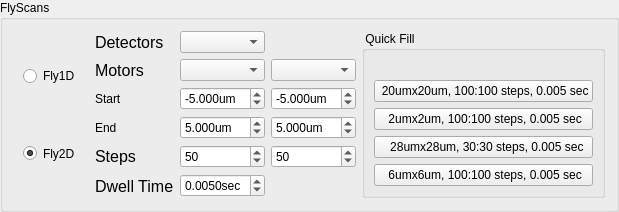
              <widget class="QGroupBox" name="groupBox_3">
               <property name="sizePolicy">
                <sizepolicy hsizetype="Preferred" vsizetype="Fixed">
                 <horstretch>0</horstretch>
                 <verstretch>0</verstretch>
                </sizepolicy>
               </property>
               <property name="styleSheet">
                <string notr="true"/>
               </property>
               <property name="title">
                <string>FlyScans</string>
               </property>
               <layout class="QGridLayout" name="gridLayout_8">
                <item row="0" column="1">
                 <widget class="QLabel" name="label_17">
                  <property name="sizePolicy">
                   <sizepolicy hsizetype="Preferred" vsizetype="Preferred">
                    <horstretch>0</horstretch>
                    <verstretch>0</verstretch>
                   </sizepolicy>
                  </property>
                  <property name="font">
                   <font>
                    <family>Segoe UI</family>
                    <pointsize>12</pointsize>
                    <italic>false</italic>
                    <bold>false</bold>
                   </font>
                  </property>
                  <property name="text">
                   <string>Detectors</string>
                  </property>
                 </widget>
                </item>
                <item row="0" column="2">
                 <widget class="QComboBox" name="cb_dets">
                  <property name="sizePolicy">
                   <sizepolicy hsizetype="Preferred" vsizetype="Fixed">
                    <horstretch>0</horstretch>
                    <verstretch>0</verstretch>
                   </sizepolicy>
                  </property>
                  <property name="toolTip">
                   <string comment="choose the detector system"/>
                  </property>
                 </widget>
                </item>
                <item row="1" column="1">
                 <widget class="QLabel" name="label_2">
                  <property name="sizePolicy">
                   <sizepolicy hsizetype="Preferred" vsizetype="Preferred">
                    <horstretch>0</horstretch>
                    <verstretch>0</verstretch>
                   </sizepolicy>
                  </property>
                  <property name="font">
                   <font>
                    <family>Segoe UI</family>
                    <pointsize>12</pointsize>
                    <italic>false</italic>
                    <bold>false</bold>
                   </font>
                  </property>
                  <property name="text">
                   <string>Motors</string>
                  </property>
                 </widget>
                </item>
                <item row="1" column="2">
                 <widget class="QComboBox" name="cb_motor1">
                  <property name="sizePolicy">
                   <sizepolicy hsizetype="Preferred" vsizetype="Fixed">
                    <horstretch>0</horstretch>
                    <verstretch>0</verstretch>
                   </sizepolicy>
                  </property>
                  <property name="toolTip">
                   <string>first motor to scan in 2D and Line scan motor</string>
                  </property>
                 </widget>
                </item>
                <item row="1" column="3">
                 <widget class="QComboBox" name="cb_motor2">
                  <property name="sizePolicy">
                   <sizepolicy hsizetype="Preferred" vsizetype="Preferred">
                    <horstretch>0</horstretch>
                    <verstretch>0</verstretch>
                   </sizepolicy>
                  </property>
                  <property name="toolTip">
                   <string>second motor in 2D</string>
                  </property>
                 </widget>
                </item>
                <item row="2" column="1">
                 <widget class="QLabel" name="label_32">
                  <property name="text">
                   <string>Start</string>
                  </property>
                 </widget>
                </item>
                <item row="2" column="2">
                 <widget class="QDoubleSpinBox" name="x_start">
                  <property name="sizePolicy">
                   <sizepolicy hsizetype="Preferred" vsizetype="Fixed">
                    <horstretch>0</horstretch>
                    <verstretch>0</verstretch>
                   </sizepolicy>
                  </property>
                  <property name="toolTip">
                   <string>scan range entry</string>
                  </property>
                  <property name="prefix">
                   <string notr="true"/>
                  </property>
                  <property name="suffix">
                   <string>um</string>
                  </property>
                  <property name="decimals">
                   <number>3</number>
                  </property>
                  <property name="minimum">
                   <double>-14.000000000000000</double>
                  </property>
                  <property name="maximum">
                   <double>14.000000000000000</double>
                  </property>
                  <property name="singleStep">
                   <double>1.000000000000000</double>
                  </property>
                  <property name="value">
                   <double>-5.000000000000000</double>
                  </property>
                 </widget>
                </item>
                <item row="2" column="3">
                 <widget class="QDoubleSpinBox" name="y_start">
                  <property name="enabled">
                   <bool>true</bool>
                  </property>
                  <property name="sizePolicy">
                   <sizepolicy hsizetype="Preferred" vsizetype="Preferred">
                    <horstretch>0</horstretch>
                    <verstretch>0</verstretch>
                   </sizepolicy>
                  </property>
                  <property name="toolTip">
                   <string>scan range entry</string>
                  </property>
                  <property name="prefix">
                   <string notr="true"/>
                  </property>
                  <property name="suffix">
                   <string>um</string>
                  </property>
                  <property name="decimals">
                   <number>3</number>
                  </property>
                  <property name="minimum">
                   <double>-14.000000000000000</double>
                  </property>
                  <property name="maximum">
                   <double>14.000000000000000</double>
                  </property>
                  <property name="singleStep">
                   <double>1.000000000000000</double>
                  </property>
                  <property name="value">
                   <double>-5.000000000000000</double>
                  </property>
                 </widget>
                </item>
                <item row="3" column="1">
                 <widget class="QLabel" name="label_18">
                  <property name="text">
                   <string>End</string>
                  </property>
                 </widget>
                </item>
                <item row="3" column="2">
                 <widget class="QDoubleSpinBox" name="x_end">
                  <property name="sizePolicy">
                   <sizepolicy hsizetype="Preferred" vsizetype="Fixed">
                    <horstretch>0</horstretch>
                    <verstretch>0</verstretch>
                   </sizepolicy>
                  </property>
                  <property name="toolTip">
                   <string>scan range entry</string>
                  </property>
                  <property name="suffix">
                   <string notr="true">um</string>
                  </property>
                  <property name="decimals">
                   <number>3</number>
                  </property>
                  <property name="minimum">
                   <double>-14.000000000000000</double>
                  </property>
                  <property name="maximum">
                   <double>14.000000000000000</double>
                  </property>
                  <property name="singleStep">
                   <double>1.000000000000000</double>
                  </property>
                  <property name="value">
                   <double>5.000000000000000</double>
                  </property>
                 </widget>
                </item>
                <item row="3" column="3">
                 <widget class="QDoubleSpinBox" name="y_end">
                  <property name="sizePolicy">
                   <sizepolicy hsizetype="Preferred" vsizetype="Preferred">
                    <horstretch>0</horstretch>
                    <verstretch>0</verstretch>
                   </sizepolicy>
                  </property>
                  <property name="toolTip">
                   <string>scan range entry</string>
                  </property>
                  <property name="suffix">
                   <string notr="true">um</string>
                  </property>
                  <property name="decimals">
                   <number>3</number>
                  </property>
                  <property name="minimum">
                   <double>-14.000000000000000</double>
                  </property>
                  <property name="maximum">
                   <double>14.000000000000000</double>
                  </property>
                  <property name="singleStep">
                   <double>1.000000000000000</double>
                  </property>
                  <property name="value">
                   <double>5.000000000000000</double>
                  </property>
                 </widget>
                </item>
                <item row="4" column="1">
                 <widget class="QLabel" name="label_5">
                  <property name="sizePolicy">
                   <sizepolicy hsizetype="Preferred" vsizetype="Preferred">
                    <horstretch>0</horstretch>
                    <verstretch>0</verstretch>
                   </sizepolicy>
                  </property>
                  <property name="font">
                   <font>
                    <family>Segoe UI</family>
                    <pointsize>12</pointsize>
                    <italic>false</italic>
                    <bold>false</bold>
                   </font>
                  </property>
                  <property name="text">
                   <string>Steps</string>
                  </property>
                  <property name="textFormat">
                   <enum>Qt::PlainText</enum>
                  </property>
                  <property name="scaledContents">
                   <bool>false</bool>
                  </property>
                 </widget>
                </item>
                <item row="4" column="2">
                 <widget class="QSpinBox" name="x_step">
                  <property name="sizePolicy">
                   <sizepolicy hsizetype="Preferred" vsizetype="Fixed">
                    <horstretch>0</horstretch>
                    <verstretch>0</verstretch>
                   </sizepolicy>
                  </property>
                  <property name="toolTip">
                   <string>first motor steps</string>
                  </property>
                  <property name="minimum">
                   <number>1</number>
                  </property>
                  <property name="maximum">
                   <number>10000</number>
                  </property>
                  <property name="singleStep">
                   <number>10</number>
                  </property>
                  <property name="value">
                   <number>50</number>
                  </property>
                 </widget>
                </item>
                <item row="4" column="3">
                 <widget class="QSpinBox" name="y_step">
                  <property name="sizePolicy">
                   <sizepolicy hsizetype="Preferred" vsizetype="Preferred">
                    <horstretch>0</horstretch>
                    <verstretch>0</verstretch>
                   </sizepolicy>
                  </property>
                  <property name="toolTip">
                   <string>second motor steps</string>
                  </property>
                  <property name="minimum">
                   <number>1</number>
                  </property>
                  <property name="maximum">
                   <number>10000</number>
                  </property>
                  <property name="singleStep">
                   <number>10</number>
                  </property>
                  <property name="value">
                   <number>50</number>
                  </property>
                 </widget>
                </item>
                <item row="5" column="1">
                 <widget class="QLabel" name="label_9">
                  <property name="sizePolicy">
                   <sizepolicy hsizetype="Preferred" vsizetype="Preferred">
                    <horstretch>0</horstretch>
                    <verstretch>0</verstretch>
                   </sizepolicy>
                  </property>
                  <property name="font">
                   <font>
                    <family>Segoe UI</family>
                    <pointsize>12</pointsize>
                    <italic>false</italic>
                    <bold>false</bold>
                   </font>
                  </property>
                  <property name="text">
                   <string>Dwell Time</string>
                  </property>
                  <property name="textFormat">
                   <enum>Qt::PlainText</enum>
                  </property>
                  <property name="scaledContents">
                   <bool>false</bool>
                  </property>
                 </widget>
                </item>
                <item row="5" column="2">
                 <widget class="QDoubleSpinBox" name="dwell">
                  <property name="sizePolicy">
                   <sizepolicy hsizetype="Preferred" vsizetype="Fixed">
                    <horstretch>0</horstretch>
                    <verstretch>0</verstretch>
                   </sizepolicy>
                  </property>
                  <property name="toolTip">
                   <string>exposure time per point</string>
                  </property>
                  <property name="prefix">
                   <string/>
                  </property>
                  <property name="suffix">
                   <string notr="true">sec</string>
                  </property>
                  <property name="decimals">
                   <number>4</number>
                  </property>
                  <property name="minimum">
                   <double>0.001000000000000</double>
                  </property>
                  <property name="maximum">
                   <double>0.500000000000000</double>
                  </property>
                  <property name="singleStep">
                   <double>0.005000000000000</double>
                  </property>
                  <property name="value">
                   <double>0.005000000000000</double>
                  </property>
                 </widget>
                </item>
                <item row="0" column="0" rowspan="6">
                 <widget class="QWidget" name="widget_2" native="true">
                  <property name="styleSheet">
                   <string notr="true">font: 14pt &quot;MS Shell Dlg 2&quot;;</string>
                  </property>
                  <layout class="QVBoxLayout" name="verticalLayout_9">
                   <item>
                    <widget class="QRadioButton" name="rb_1d">
                     <property name="sizePolicy">
                      <sizepolicy hsizetype="Preferred" vsizetype="Preferred">
                       <horstretch>0</horstretch>
                       <verstretch>0</verstretch>
                      </sizepolicy>
                     </property>
                     <property name="toolTip">
                      <string>select for line scan</string>
                     </property>
                     <property name="styleSheet">
                      <string notr="true"/>
                     </property>
                     <property name="text">
                      <string>Fly1D</string>
                     </property>
                     <property name="autoExclusive">
                      <bool>true</bool>
                     </property>
                    </widget>
                   </item>
                   <item>
                    <widget class="QRadioButton" name="rb_2d">
                     <property name="sizePolicy">
                      <sizepolicy hsizetype="Preferred" vsizetype="Preferred">
                       <horstretch>0</horstretch>
                       <verstretch>0</verstretch>
                      </sizepolicy>
                     </property>
                     <property name="toolTip">
                      <string>select for 2D scan</string>
                     </property>
                     <property name="styleSheet">
                      <string notr="true"/>
                     </property>
                     <property name="text">
                      <string>Fly2D</string>
                     </property>
                     <property name="checked">
                      <bool>true</bool>
                     </property>
                     <property name="autoExclusive">
                      <bool>true</bool>
                     </property>
                    </widget>
                   </item>
                  </layout>
                 </widget>
                </item>
                <item row="0" column="4" rowspan="6">
                 <widget class="QGroupBox" name="groupBox_2">
                  <property name="sizePolicy">
                   <sizepolicy hsizetype="Fixed" vsizetype="Preferred">
                    <horstretch>0</horstretch>
                    <verstretch>0</verstretch>
                   </sizepolicy>
                  </property>
                  <property name="toolTip">
                   <string>Quickly fill the selected parameters above</string>
                  </property>
                  <property name="styleSheet">
                   <string notr="true"/>
                  </property>
                  <property name="title">
                   <string> Quick Fill</string>
                  </property>
                  <layout class="QGridLayout" name="gridLayout_6">
                   <item row="2" column="0">
                    <layout class="QVBoxLayout" name="verticalLayout_6">
                     <item>
                      <widget class="QPushButton" name="pb_3030">
                       <property name="sizePolicy">
                        <sizepolicy hsizetype="Minimum" vsizetype="Preferred">
                         <horstretch>0</horstretch>
                         <verstretch>0</verstretch>
                        </sizepolicy>
                       </property>
                       <property name="text">
                        <string>  28umx28um, 30:30 steps, 0.005 sec</string>
                       </property>
                      </widget>
                     </item>
                     <item>
                      <widget class="QPushButton" name="pb_66">
                       <property name="sizePolicy">
                        <sizepolicy hsizetype="Minimum" vsizetype="Preferred">
                         <horstretch>0</horstretch>
                         <verstretch>0</verstretch>
                        </sizepolicy>
                       </property>
                       <property name="text">
                        <string> 6umx6um, 100:100 steps, 0.005 sec</string>
                       </property>
                      </widget>
                     </item>
                    </layout>
                   </item>
                   <item row="1" column="0">
                    <layout class="QVBoxLayout" name="verticalLayout_7">
                     <item>
                      <widget class="QPushButton" name="pb_2020">
                       <property name="sizePolicy">
                        <sizepolicy hsizetype="Minimum" vsizetype="Preferred">
                         <horstretch>0</horstretch>
                         <verstretch>0</verstretch>
                        </sizepolicy>
                       </property>
                       <property name="text">
                        <string> 20umx20um, 100:100 steps, 0.005 sec</string>
                       </property>
                      </widget>
                     </item>
                     <item>
                      <widget class="QPushButton" name="pb_22">
                       <property name="sizePolicy">
                        <sizepolicy hsizetype="Minimum" vsizetype="Preferred">
                         <horstretch>0</horstretch>
                         <verstretch>0</verstretch>
                        </sizepolicy>
                       </property>
                       <property name="text">
                        <string> 2umx2um, 100:100 steps, 0.005 sec</string>
                       </property>
                      </widget>
                     </item>
                    </layout>
                   </item>
                   <item row="0" column="0">
                    <widget class="QLabel" name="label_136">
                     <property name="sizePolicy">
                      <sizepolicy hsizetype="Fixed" vsizetype="Fixed">
                       <horstretch>0</horstretch>
                       <verstretch>0</verstretch>
                      </sizepolicy>
                     </property>
                     <property name="text">
                      <string/>
                     </property>
                    </widget>
                   </item>
                  </layout>
                 </widget>
                </item>
               </layout>
              </widget>
